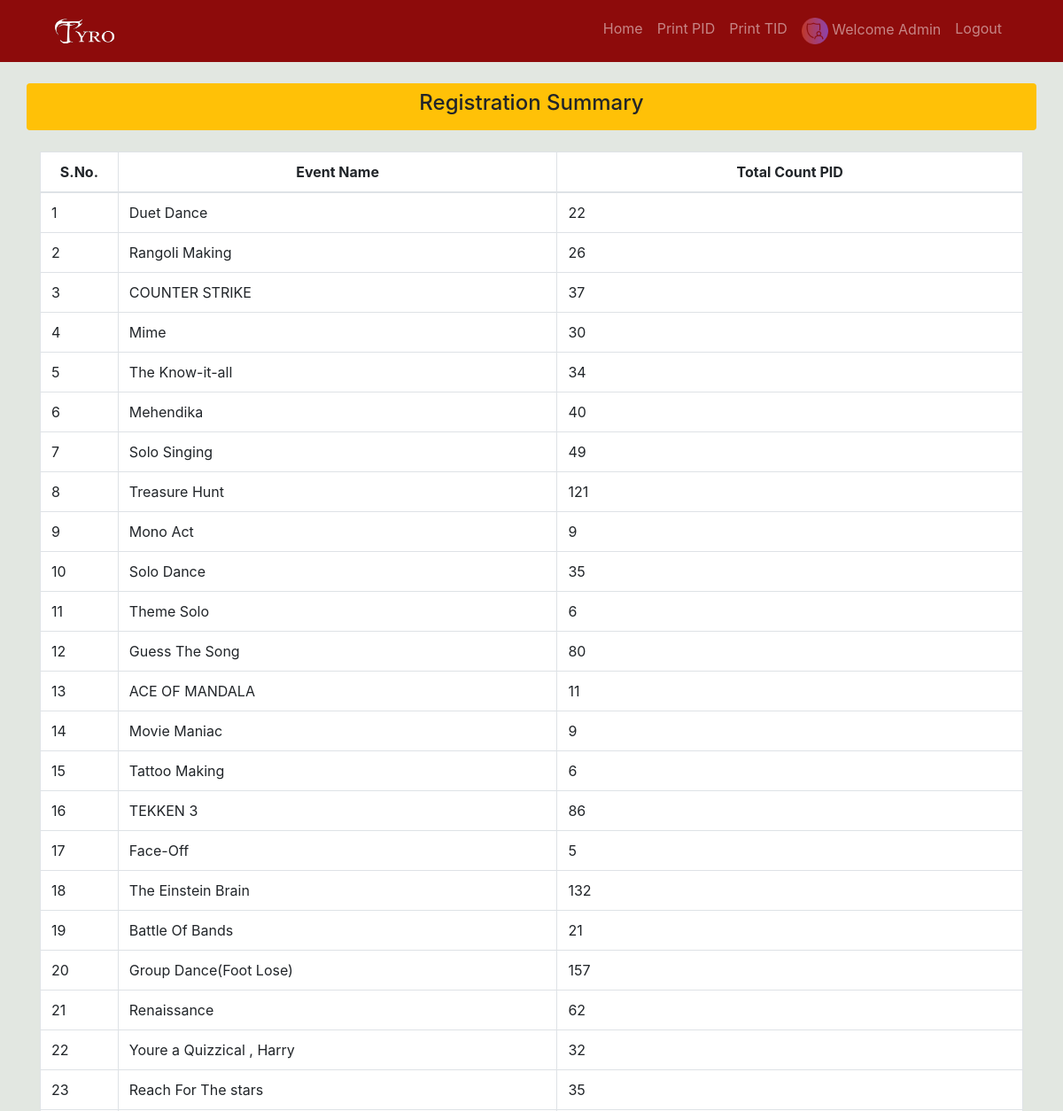
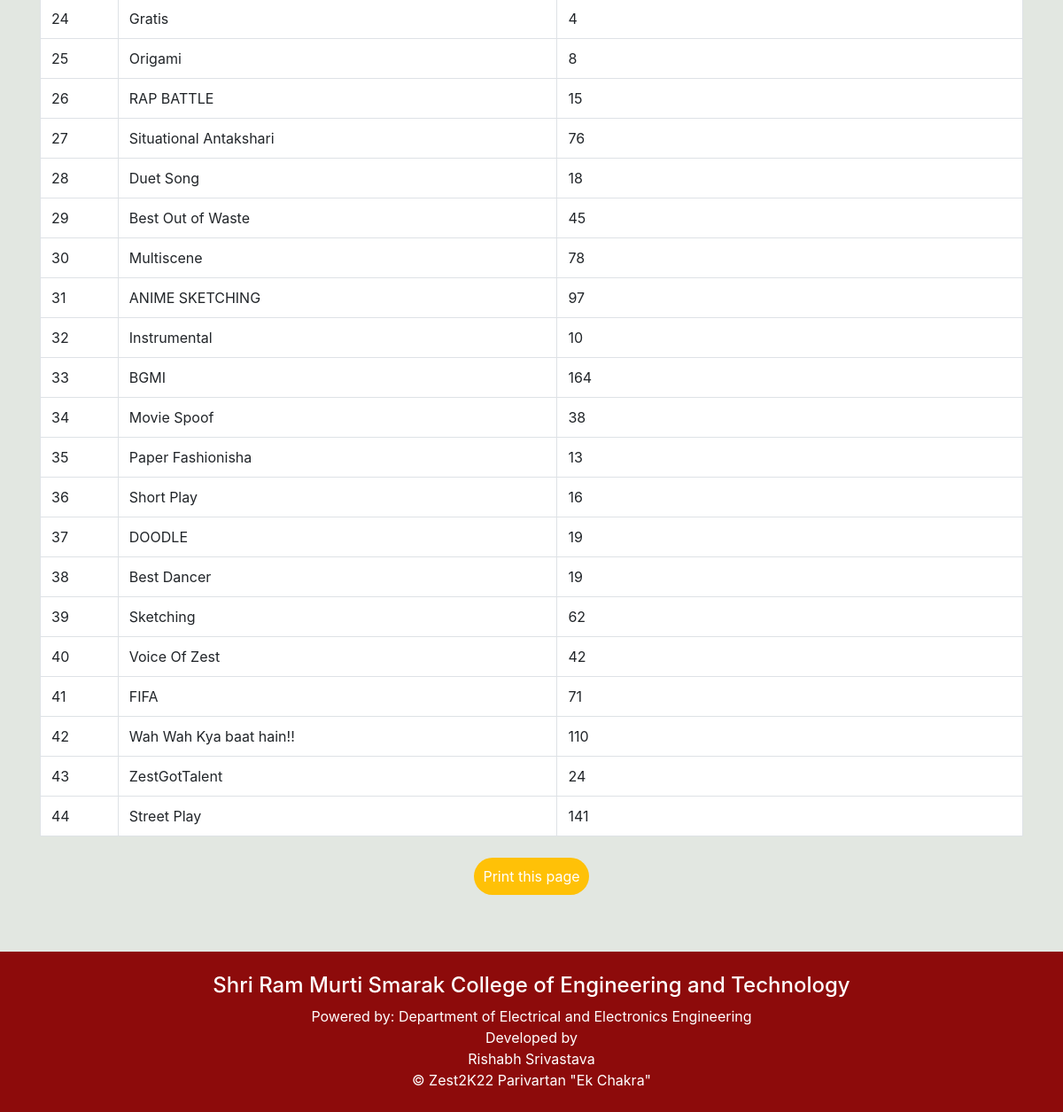
The page /regportal/admin/event_summary.php on the database its author committed (2 pictures, top to bottom).
### tables this page shows
CREATE TABLE `sign` (
  `id` int(10) NOT NULL,
  `name` varchar(25) NOT NULL,
  `username` varchar(25) NOT NULL,
  `password` varchar(25) NOT NULL,
  `level` varchar(20) NOT NULL
);

CREATE TABLE `events` (
  `sln` int(100) NOT NULL,
  `eid` int(100) NOT NULL,
  `event_name` varchar(250) DEFAULT NULL,
  `event_start_time` time(6) NOT NULL,
  `event_end_time` time(6) NOT NULL,
  `event_date` date NOT NULL,
  `pid` varchar(12) DEFAULT NULL,
  `event_venue` varchar(250) DEFAULT NULL,
  `event_type` varchar(250) DEFAULT NULL,
  `event_reg` int(100) NOT NULL
);

### regportal/admin/event_summary.php (the view, shortened to what this page needs)
<?php include('connection.php')?>
<?php
$counter = 0;
$sql = 'SELECT * FROM events';
$retval = mysqli_query($con,$sql);
?>
<?php include('includes/head.php')?>
<body>
<?php include('includes/navbar.php')?>
  <div class="container">
    <div class="row rounded mt-4 bg-warning">
      <div class="col-md-12 p-2 text-center">
        <h4>Registration Summary</h4>
      </div>
    </div>
    <div class="row mt-4">
      <div class="col-md-12">
        <table class="table table-bordered table-hover bg-white">
          <thead>
            <tr class="text-center">
            <th scope="col" style="width:5%">S.No.</th>
              <th scope="col" style="width:33%">Event Name </th>
              <th scope="col" style="width:35%">Total Count PID</th>
            </tr>
          </thead>
          <tbody>
          <?php
   while ($row = mysqli_fetch_assoc($retval)) {
    ?>
     <tr>
     <td><?php echo ++$counter; ?></td>
      <td>
        <?php
         echo $row["event_name"]
         ?>
      </td>
      <?php
      $sql1 = mysqli_num_rows(mysqli_query($con , "SELECT * FROM audience Where reg_event = '".$row["event_name"]."' "));?>
      <td> <?php echo $sql1?> </td>
    </tr>
    <?php
   }
   ?>
          </tbody>
        </table>
      </div>
    </div>
    <div class="row d-print-none">
      <div class="col-md-12 mt-2  text-center">
        <form>
          <input class="btn btn-color serach-btn " type="button" value="Print this page" onClick="window.print()">
        </form>
      </div>
    </div>
  </div>
<?php include('includes/footer.php')?>

### regportal/admin/includes/navbar.php (shortened to what this page needs)
<?php include('../connection.php')?>
<?php
$qy1 ='SELECT * from sign';
$rst1 = mysqli_query($con,$qy1);
$level1 = mysqli_fetch_assoc($rst1);
?>
<div class="concontainer-fluid nav_bg px-0 fixed-top">
  <div class="container">
  <div class="row">
    <div class="col-md-12 py-1">
      <nav class="navbar navbar-expand-lg navbar-dark">
        <a class="navbar-brand" href="#">
          <img src="../assets/images/tyro.png" alt="" width="70" height="30"
            class="d-inline-block align-text-top">
        </a>
        <div class="collapse navbar-collapse" id="navbarSupportedContent">
          <ul class="navbar-nav ml-auto ">
            <li class="nav-item">
              <a href="index.php" class="nav-link">Home</a>
            </li>
            <li class="nav-item">
              <a href="find_pid.php" class="nav-link">Print PID</a>
            </li>
            <li class="nav-item">
              <a href="find_tid.php" class="nav-link">Print TID</a>
            </li>
            <li class="nav-item">
              <a class="nav-link " href="profile.php" > <img width="30px"src="images/<?php echo $level1['level']; ?>.png"> Welcome <?php echo $level1['level']; ?> </a>
            </li>
            <li class="nav-item">
              <a href="logout.php" class="nav-link">Logout</a>
            </li>
          </ul>
        </div>
      </nav>
    </div>
  </div>
  </div>
</div>

### regportal/admin/css/style.css (style rules this page uses)
:root { --theme: #8d0b0b; --bgcolor: #126364; --yellow: r; }
body { background: #E2E7E1; min-height: 100vh; }
.nav_bg { background-color: var(--theme); }
.btn { width: 130px; padding: 8px 0; border-radius: 25px; background-color: #ffc107; }

### regportal/admin/includes/head.php (style rules this page uses)
body { padding-top: 70px; }

### rows shown on the page
sign: level (picture), level "Admin"
events: event_name "Duet Dance", sql1 "22"
events: event_name "Rangoli Making", sql1 "26"
events: event_name "COUNTER STRIKE", sql1 "37"
events: event_name "Mime", sql1 "30"
events: event_name "The Know-it-all", sql1 "34"
events: event_name "Mehendika", sql1 "40"
events: event_name "Solo Singing", sql1 "49"
events: event_name "Treasure Hunt", sql1 "121"
events: event_name "Mono Act", sql1 "9"
events: event_name "Solo Dance", sql1 "35"
events: event_name "Theme Solo", sql1 "6"
events: event_name "Guess The Song", sql1 "80"
events: event_name "ACE OF MANDALA", sql1 "11"
events: event_name "Movie Maniac", sql1 "9"
events: event_name "Tattoo Making", sql1 "6"
events: event_name "TEKKEN 3", sql1 "86"
events: event_name "Face-Off", sql1 "5"
events: event_name "The Einstein Brain", sql1 "132"
events: event_name "Battle Of Bands", sql1 "21"
events: event_name "Group Dance(Foot Lose)", sql1 "157"
events: event_name "Renaissance", sql1 "62"
events: event_name "Youre a Quizzical , Harry", sql1 "32"
events: event_name "Reach For The stars", sql1 "35"
events: event_name "Gratis", sql1 "4"
events: event_name "Origami", sql1 "8"
events: event_name "RAP BATTLE", sql1 "15"
events: event_name "Situational Antakshari", sql1 "76"
events: event_name "Duet Song", sql1 "18"
events: event_name "Best Out of Waste", sql1 "45"
events: event_name "Multiscene", sql1 "78"
events: event_name "ANIME SKETCHING", sql1 "97"
events: event_name "Instrumental", sql1 "10"
events: event_name "BGMI", sql1 "164"
events: event_name "Movie Spoof", sql1 "38"
events: event_name "Paper Fashionisha", sql1 "13"
events: event_name "Short Play", sql1 "16"
events: event_name "DOODLE", sql1 "19"
events: event_name "Best Dancer", sql1 "19"
events: event_name "Sketching", sql1 "62"
events: event_name "Voice Of Zest", sql1 "42"
events: event_name "FIFA", sql1 "71"
events: event_name "Wah Wah Kya baat hain!!", sql1 "110"
events: event_name "ZestGotTalent", sql1 "24"
events: event_name "Street Play", sql1 "141"
